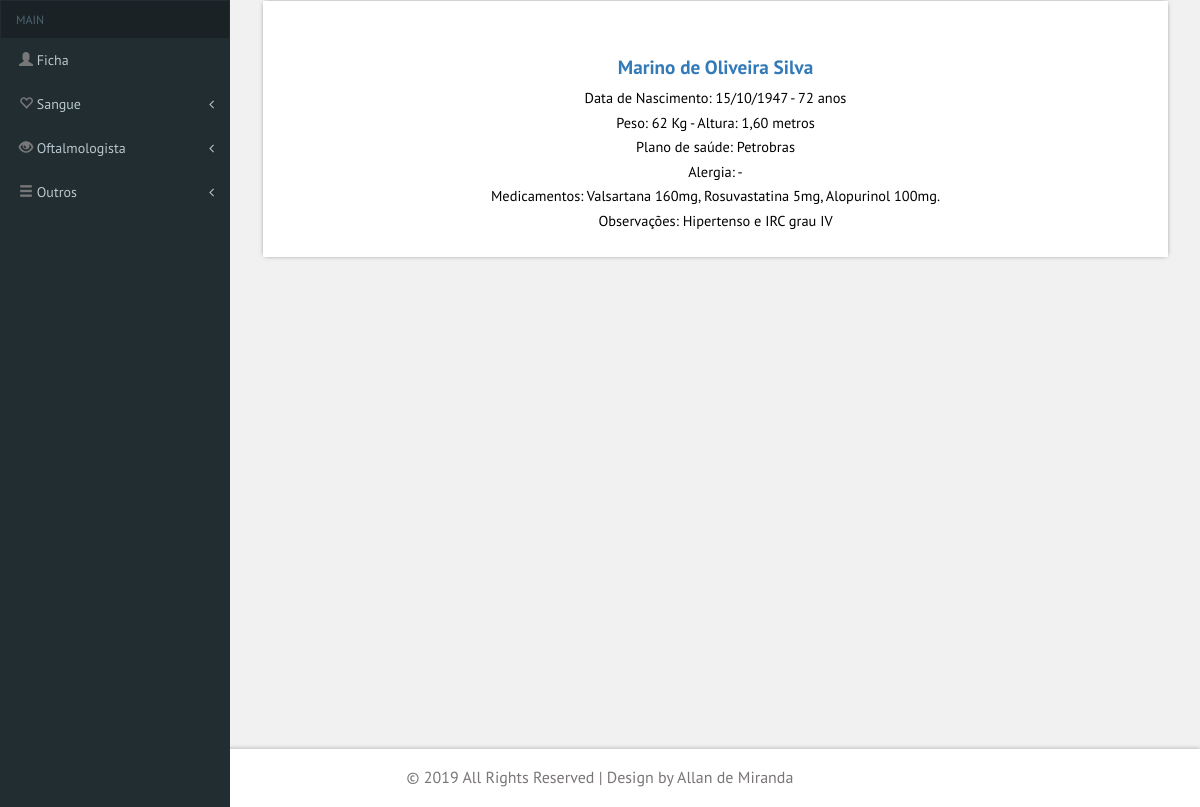
The page / on the database its author committed.
### tables this page shows
CREATE TABLE `paciente_tb` (
  `paciente_id` bigint(20) NOT NULL,
  `paciente_nome` text NOT NULL,
  `paciente_plano` text NOT NULL,
  `paciente_nascimento_data` date NOT NULL,
  `paciente_peso` text NOT NULL,
  `paciente_altura` text NOT NULL,
  `paciente_alergia` text NOT NULL,
  `paciente_medicamentos` text NOT NULL,
  `paciente_obs` text NOT NULL
);

### index.php (the view, shortened to what this page needs)
<!DOCTYPE HTML>
<html>
<head>
    <?php include 'head.php'; ?>
</head>
<body class="cbp-spmenu-push">
    <div class="main-content">
        <div class="cbp-spmenu cbp-spmenu-vertical cbp-spmenu-left" id="cbp-spmenu-s1">
            <?php include 'menu.php'; ?>
            <div id="page-wrapper" style="min-height: 347px;padding-top: 1px;">
                <div class="main-page">
                    <?php
                    $sql = "SELECT `paciente_nome`, `paciente_plano`, `paciente_peso`, `paciente_altura`, `paciente_nascimento_data`, `paciente_alergia`, `paciente_medicamentos`, `paciente_obs` FROM `paciente_tb` WHERE `paciente_id`='" . $paciente_numero_id . "'";
                    $result = mysqli_query($conn, $sql);
                    $row = mysqli_fetch_assoc($result);
                    ?>
                    <div class="col-md-12 chart-layer1-right">
                        <div class="user-marorm">
                            <div class="malorm-bottom">
                                <h2><?php echo $row['paciente_nome']; ?></h2>
                                <p>Data de Nascimento: <?php echo corrigirData($row['paciente_nascimento_data']); ?> - <?php echo (date('Y-m-d') - $row['paciente_nascimento_data']); ?> anos </p>
                                <p>Peso: <?php echo $row['paciente_peso']; ?> Kg - Altura: <?php echo $row['paciente_altura']; ?> metros </p>
                                <p>Plano de saúde: <?php echo $row['paciente_plano']; ?> </p>
                                <p>Alergia: <?php echo $row['paciente_alergia']; ?> </p>
                                <p>Medicamentos: <?php echo $row['paciente_medicamentos']; ?> </p>
                                <p>Observações: <?php echo $row['paciente_obs']; ?> </p>
                            </div>
                        </div>
                    </div>
                </div>
            </div>
            <div class="footer">
                <p>&copy; 2019 All Rights Reserved | Design by Allan de Miranda</p>
            </div>
        </div>
</body>
</html>

### head.php (shortened to what this page needs)
<link href="css/bootstrap.css" rel='stylesheet' type='text/css' />
<link href="css/style.css" rel='stylesheet' type='text/css' />
<link href="css/font-awesome.css" rel="stylesheet">
<link href='css/SidebarNav.min.css' media='all' rel='stylesheet' type='text/css' />
<link href="css/custom.css" rel="stylesheet">
<link href="css/owl.carousel.css" rel="stylesheet">
<?php
$paciente_numero_id = 2;
?>
<?php
function corrigirData($data)
{
    $data_ex = explode("-", $data);
    return $data_ex[2] . "/" . $data_ex[1] . "/" . $data_ex[0];
}
?>

### menu.php (shortened to what this page needs)
<aside class="sidebar-left">
    <nav class="navbar navbar-inverse">
        <div class="collapse navbar-collapse" id="bs-example-navbar-collapse-1">
            <ul class="sidebar-menu">
                <li class="header">MAIN</li>
                <li class="treeview">
                    <a href="index.php">
                        <i class="glyphicon glyphicon-user"></i><span> Ficha</span>
                    </a>
                </li>
                <li class="treeview">
                    <a href="#">
                        <i class="glyphicon glyphicon-heart-empty"></i>
                        <span>Sangue</span>
                        <i class="fa fa-angle-left pull-right"></i>
                    </a>
                </li>
                <li class="treeview">
                    <a href="#">
                        <i class="glyphicon glyphicon-eye-open"></i>
                        <span>Oftalmologista</span>
                        <i class="fa fa-angle-left pull-right"></i>
                    </a>
                </li>
                <li class="treeview">
                    <a href="#">
                        <i class="glyphicon glyphicon-menu-hamburger "></i>
                        <span>Outros</span>
                        <i class="fa fa-angle-left pull-right"></i>
                    </a>
                </li>
            </ul>
        </div>
    </nav>
</aside>
</div>

### css/custom.css (style rules this page uses)
#page-wrapper { padding:5em 2em 2.5em; background-color: #F1F1F1; }

### rows shown on the page
paciente_tb: paciente_nome "Marino de Oliveira Silva", paciente_nascimento_data "15/10/1947", paciente_peso "62", paciente_altura "1,60", paciente_plano "Petrobras", paciente_alergia "-", paciente_medicamentos "Valsartana 160mg, Rosuvastatina 5mg, Alopurinol 100mg.", paciente_obs "Hipertenso e IRC grau IV"
